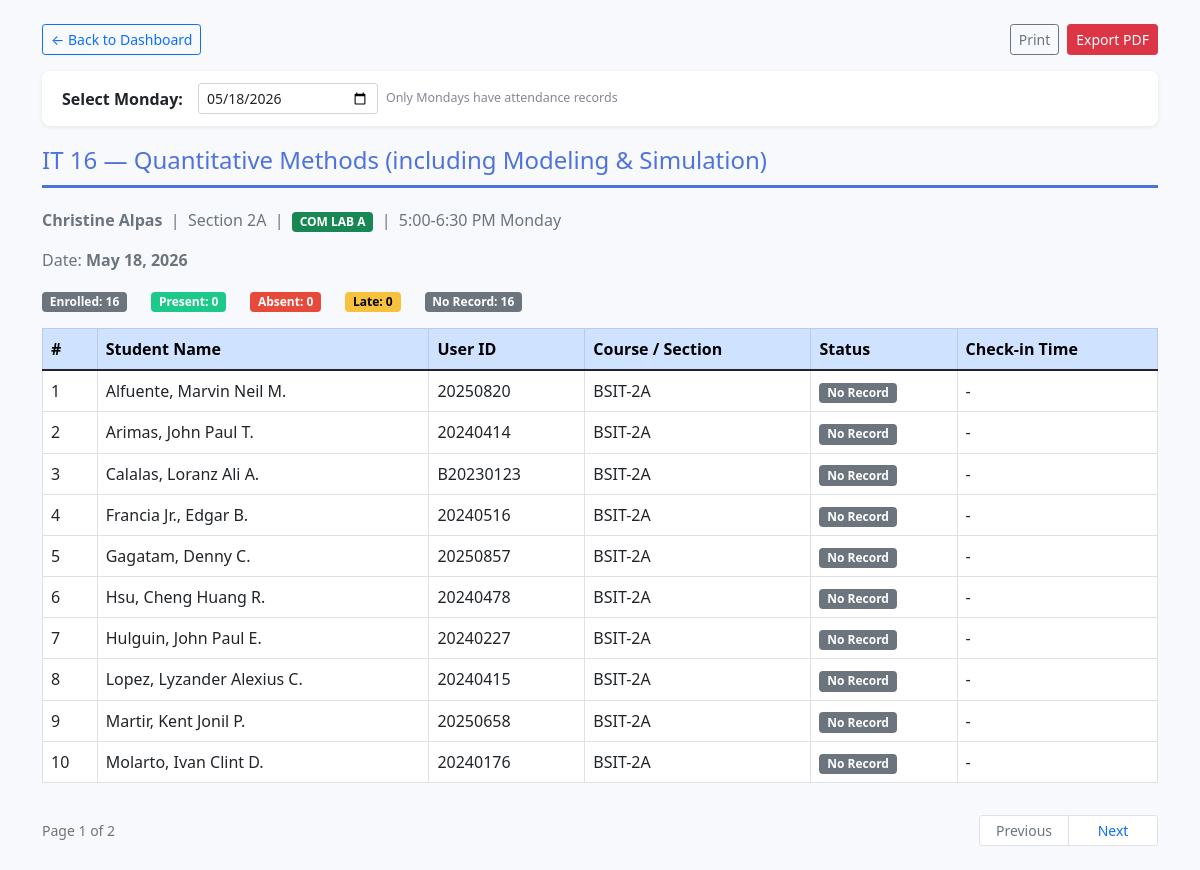
Page /reports.php?type=subject&subject_id=1&date=2026-05-18 on the committed database.
### tables this page shows
CREATE TABLE `subjects` (
  `subject_id` int(11) NOT NULL,
  `subject_code` varchar(20) NOT NULL,
  `subject_name` varchar(100) DEFAULT NULL,
  `teacher_name` varchar(100) DEFAULT NULL,
  `course` varchar(50) DEFAULT NULL,
  `section` varchar(10) DEFAULT NULL,
  `room` varchar(20) DEFAULT 'COM LAB A',
  `schedule` varchar(50) DEFAULT NULL
);

CREATE TABLE `student_data` (
  `id` int(11) NOT NULL,
  `g4_profile_id` int(11) NOT NULL,
  `user_id` varchar(20) NOT NULL,
  `name` varchar(100) DEFAULT NULL,
  `gender` varchar(10) DEFAULT NULL,
  `course` varchar(50) DEFAULT NULL,
  `section` varchar(10) DEFAULT NULL,
  `class_code` varchar(10) DEFAULT NULL,
  `contact` varchar(100) DEFAULT NULL,
  `email` varchar(100) DEFAULT NULL,
  `received_at` timestamp NOT NULL DEFAULT current_timestamp()
);

### reports.php (the view, shortened to what this page needs)
<?php
$db = new PDO('mysql:host=localhost;dbname=G6_reports_db;charset=utf8mb4', 'root', '');
$db->setAttribute(PDO::ATTR_ERRMODE, PDO::ERRMODE_EXCEPTION);
$db->setAttribute(PDO::ATTR_DEFAULT_FETCH_MODE, PDO::FETCH_ASSOC);
$type      = $_GET['type'] ?? 'daily';
$today     = date('Y-m-d');
$date      = $_GET['date'] ?? (date('N') == 1 ? $today : date('Y-m-d', strtotime('last monday')));
$subjectId = $_GET['subject_id'] ?? '';
$page    = max(1, (int)($_GET['page'] ?? 1));
$perPage = 10;
$offset  = ($page - 1) * $perPage;
function buildPageUrl($pageNumber) {
    $params = $_GET;
    $params['page'] = $pageNumber;
    return '?' . http_build_query($params);
}
function renderPagination($page, $totalPages) {
    echo '<div class="d-flex justify-content-between align-items-center mt-3 no-print">';
    echo '<small class="text-muted">Page ' . $page . ' of ' . $totalPages . '</small>';
    echo '<nav><ul class="pagination pagination-sm mb-0">';
    if ($page > 1) {
        echo '<li class="page-item"><a class="page-link" href="' . buildPageUrl($page - 1) . '">Previous</a></li>';
    } else {
        echo '<li class="page-item disabled"><span class="page-link">Previous</span></li>';
    }
    if ($page < $totalPages) {
        echo '<li class="page-item"><a class="page-link" href="' . buildPageUrl($page + 1) . '">Next</a></li>';
    } else {
        echo '<li class="page-item disabled"><span class="page-link">Next</span></li>';
    }
    echo '</ul></nav></div>';
}
?>
<!DOCTYPE html>
<html>
<head>
    <link href="https://cdn.jsdelivr.net/npm/bootstrap@5.1.3/dist/css/bootstrap.min.css" rel="stylesheet">
</head>
<body class="p-4">
<div class="container">
    <div class="d-flex justify-content-between align-items-center mb-3 no-print">
        <a href="index.php" class="btn btn-sm btn-outline-primary">&larr; Back to Dashboard</a>
        <div class="d-flex gap-2">
            <button onclick="printReport()" class="btn btn-sm btn-outline-secondary">Print</button>
            <button onclick="exportPDF()" class="btn btn-sm btn-danger">Export PDF</button>
        </div>
    </div>
    <div class="date-picker-bar no-print">
        <label class="fw-bold mb-0" style="white-space:nowrap;">Select Monday:</label>
        <form method="GET" class="d-flex align-items-center gap-2 flex-wrap">
            <input type="date" name="date" value="<?= htmlspecialchars($date) ?>"
                   class="form-control form-control-sm" style="width:180px;" onchange="this.form.submit()">
            <span class="monday-only-note">Only Mondays have attendance records</span>
        </form>
    </div>
    <?php
    if ($type === 'daily'):
        $countStmt = $db->prepare("
            SELECT COUNT(*)
            FROM attendance_data a
            LEFT JOIN student_data sd ON a.user_id = sd.user_id
            WHERE a.date = ?
        ");
        $countStmt->execute([$date]);
        $totalRows  = (int)$countStmt->fetchColumn();
        $totalPages = max(1, (int)ceil($totalRows / $perPage));
        if ($page > $totalPages) { $page = $totalPages; $offset = ($page - 1) * $perPage; }
        $rows = $db->prepare("
            SELECT sd.name, sd.course, sd.section, a.user_id, a.status, a.check_in
            FROM attendance_data a
            LEFT JOIN student_data sd ON a.user_id = sd.user_id
            WHERE a.date = :date
            ORDER BY sd.section, sd.name
            LIMIT :limit OFFSET :offset
        ");
        $rows->bindValue(':date', $date);
        $rows->bindValue(':limit', $perPage, PDO::PARAM_INT);
        $rows->bindValue(':offset', $offset, PDO::PARAM_INT);
        $rows->execute();
        $records = $rows->fetchAll();
        $totals = $db->prepare("
            SELECT COUNT(*) AS total,
                   SUM(status='Present') AS present,
                   SUM(status='Absent')  AS absent,
                   SUM(status='Late')    AS late
            FROM attendance_data
            WHERE date = ?
        ");
        $totals->execute([$date]);
        $t = $totals->fetch();
    ?>
        <h4 class="section-title">Monday Attendance &mdash; <?= date('F j, Y', strtotime($date)) ?></h4>
        <div class="row mb-3">
            <div class="col-auto"><span class="badge bg-secondary">Total: <?= $t['total'] ?? 0 ?></span></div>
            <div class="col-auto"><span class="badge badge-present">Present: <?= $t['present'] ?? 0 ?></span></div>
            <div class="col-auto"><span class="badge badge-absent">Absent: <?= $t['absent'] ?? 0 ?></span></div>
            <div class="col-auto"><span class="badge badge-late">Late: <?= $t['late'] ?? 0 ?></span></div>
        </div>
        <?php if (empty($records)): ?>
            <p class="no-data">No attendance records for this Monday.</p>
        <?php else: ?>
        <div class="table-responsive">
            <table class="table table-bordered table-hover bg-white" id="reportTable">
                <thead class="table-primary">
                    <tr><th>#</th><th>Student Name</th><th>User ID</th><th>Course</th><th>Section</th><th>Status</th><th>Check-in Time</th></tr>
                </thead>
                <tbody>
                    <?php foreach ($records as $i => $row):
                        $bc = match($row['status']) { 'Present'=>'badge-present','Absent'=>'badge-absent','Late'=>'badge-late',default=>'badge-excused' };
                    ?>
                    <tr>
                        <td><?= $offset + $i + 1 ?></td>
                        <td><?= htmlspecialchars($row['name'] ?? 'Unknown') ?></td>
                        <td><?= htmlspecialchars($row['user_id']) ?></td>
                        <td><?= htmlspecialchars($row['course'] ?? '-') ?></td>
                        <td><?= htmlspecialchars($row['section'] ?? '-') ?></td>
                        <td><span class="badge <?= $bc ?>"><?= htmlspecialchars($row['status']) ?></span></td>
                        <td><?= htmlspecialchars($row['check_in'] ?? '-') ?></td>
                    </tr>
                    <?php endforeach; ?>
                </tbody>
            </table>
        </div>
        <?php renderPagination($page, $totalPages); ?>
        <?php endif; ?>
    <?php
    elseif ($type === 'subject' && $subjectId):
        $sub = $db->prepare("SELECT subject_id, subject_code, subject_name, teacher_name, course, section, room, schedule FROM subjects WHERE subject_id = ?");
        $sub->execute([$subjectId]);
        $subject = $sub->fetch();
        $countStmt = $db->prepare("SELECT COUNT(*) FROM subject_enrollment WHERE subject_id = ?");
        $countStmt->execute([$subjectId]);
        $totalRows  = (int)$countStmt->fetchColumn();
        $totalPages = max(1, (int)ceil($totalRows / $perPage));
        $rows = $db->prepare("
            SELECT sd.name, sd.user_id, sd.course, sd.section, a.status, a.check_in
            FROM subject_enrollment se
            JOIN student_data sd ON se.user_id = sd.user_id
            LEFT JOIN attendance_data a ON a.user_id = se.user_id AND a.date = :date
            WHERE se.subject_id = :subject_id
            ORDER BY sd.name
            LIMIT :limit OFFSET :offset
        ");
        $rows->bindValue(':date', $date);
        $rows->bindValue(':subject_id', (int)$subjectId, PDO::PARAM_INT);
        $rows->bindValue(':limit', $perPage, PDO::PARAM_INT);
        $rows->bindValue(':offset', $offset, PDO::PARAM_INT);
        $rows->execute();
        $records = $rows->fetchAll();
        $summaryRows = $db->prepare("
            SELECT a.status
            FROM subject_enrollment se
            JOIN student_data sd ON se.user_id = sd.user_id
            LEFT JOIN attendance_data a ON a.user_id = se.user_id AND a.date = ?
            WHERE se.subject_id = ?
        ");
        $summaryRows->execute([$date, $subjectId]);
        $allSubjectRows = $summaryRows->fetchAll();
        $present = $absent = $late = $noRecord = 0;
        foreach ($allSubjectRows as $r) {
            $st = $r['status'] ?? 'No Record';
            if ($st === 'Present') $present++;
            elseif ($st === 'Absent') $absent++;
            elseif ($st === 'Late') $late++;
            else $noRecord++;
        }
    ?>
        <h4 class="section-title">
            <?= htmlspecialchars($subject['subject_code'] ?? '') ?> &mdash; <?= htmlspecialchars($subject['subject_name'] ?? '') ?>
        </h4>
        <?php if ($subject): ?>
        <p class="text-muted">
            <strong><?= htmlspecialchars($subject['teacher_name']) ?></strong>
            &nbsp;|&nbsp; Section <?= htmlspecialchars($subject['section']) ?>
            &nbsp;|&nbsp; <span class="badge bg-success"><?= htmlspecialchars($subject['room'] ?? 'COM LAB A') ?></span>
            &nbsp;|&nbsp; <?= htmlspecialchars($subject['schedule'] ?? 'Schedule not available') ?>
        </p>
        <p class="text-muted">Date: <strong><?= date('F j, Y', strtotime($date)) ?></strong></p>
        <div class="row mb-3">
            <div class="col-auto"><span class="badge bg-secondary">Enrolled: <?= count($allSubjectRows) ?></span></div>
            <div class="col-auto"><span class="badge badge-present">Present: <?= $present ?></span></div>
            <div class="col-auto"><span class="badge badge-absent">Absent: <?= $absent ?></span></div>
            <div class="col-auto"><span class="badge badge-late">Late: <?= $late ?></span></div>
            <div class="col-auto"><span class="badge bg-secondary">No Record: <?= $noRecord ?></span></div>
        </div>
        <?php endif; ?>
        <?php if (empty($records)): ?>
            <p class="no-data">No enrollment or attendance data for this subject yet.</p>
        <?php else: ?>
        <div class="table-responsive">
            <table class="table table-bordered table-hover bg-white" id="reportTable">
                <thead class="table-primary">
                    <tr><th>#</th><th>Student Name</th><th>User ID</th><th>Course / Section</th><th>Status</th><th>Check-in Time</th></tr>
                </thead>
                <tbody>
                    <?php foreach ($records as $i => $row):
                        $rowStatus = $row['status'] ?? 'No Record';
                        $bc = match($rowStatus) { 'Present'=>'badge-present','Absent'=>'badge-absent','Late'=>'badge-late','Excused'=>'badge-excused',default=>'bg-secondary' };
                    ?>
                    <tr>
                        <td><?= $offset + $i + 1 ?></td>
                        <td><?= htmlspecialchars($row['name']) ?></td>
                        <td><?= htmlspecialchars($row['user_id']) ?></td>
                        <td><?= htmlspecialchars($row['course']) ?>-<?= htmlspecialchars($row['section']) ?></td>
                        <td><span class="badge <?= $bc ?>"><?= htmlspecialchars($rowStatus) ?></span></td>
                        <td><?= htmlspecialchars($row['check_in'] ?? '-') ?></td>
                    </tr>
                    <?php endforeach; ?>
                </tbody>
            </table>
        </div>
        <?php renderPagination($page, $totalPages); ?>
        <?php endif; ?>
    <?php else: ?>
        <p class="no-data">Invalid report type. <a href="index.php">Go back to dashboard.</a></p>
    <?php endif; ?>
</div>
</body>
</html>

### reports.php (style rules this page uses)
body { background: #f8f9fc; }
.section-title { border-bottom: 3px solid #4e73df; padding-bottom: 10px; margin-bottom: 20px; color: #4e73df; }
.badge-present { background: #1cc88a; }
.badge-absent { background: #e74a3b; }
.badge-late { background: #f6c23e; color: #000; }
.date-picker-bar { background: white; border-radius: 8px; padding: 12px 20px; margin-bottom: 20px; box-shadow: 0 1px 4px rgba(0,0,0,0.08); display: flex; align-items: center; gap: 15px; flex-wrap: wrap; }
.monday-only-note { font-size: 0.78rem; color: #858796; }
.pagination .page-link { min-width: 90px; text-align: center; }

### rows in the picture
subjects: subject_code "IT 16", subject_name "Quantitative Methods (including Modeling & Simulation)", teacher_name "Christine Alpas", section "2A", room "COM LAB A", schedule "5:00-6:30 PM Monday"
student_data: i "1", name "Alfuente, Marvin Neil M.", user "20250820", course "BSIT", section "2A", rowStatus "No Record", check_in "-"
student_data: i "2", name "Arimas, John Paul T.", user "20240414", course "BSIT", section "2A", rowStatus "No Record", check_in "-"
student_data: i "3", name "Calalas, Loranz Ali A.", user "B20230123", course "BSIT", section "2A", rowStatus "No Record", check_in "-"
student_data: i "4", name "Francia Jr., Edgar B.", user "20240516", course "BSIT", section "2A", rowStatus "No Record", check_in "-"
student_data: i "5", name "Gagatam, Denny C.", user "20250857", course "BSIT", section "2A", rowStatus "No Record", check_in "-"
student_data: i "6", name "Hsu, Cheng Huang R.", user "20240478", course "BSIT", section "2A", rowStatus "No Record", check_in "-"
student_data: i "7", name "Hulguin, John Paul E.", user "20240227", course "BSIT", section "2A", rowStatus "No Record", check_in "-"
student_data: i "8", name "Lopez, Lyzander Alexius C.", user "20240415", course "BSIT", section "2A", rowStatus "No Record", check_in "-"
student_data: i "9", name "Martir, Kent Jonil P.", user "20250658", course "BSIT", section "2A", rowStatus "No Record", check_in "-"
student_data: i "10", name "Molarto, Ivan Clint D.", user "20240176", course "BSIT", section "2A", rowStatus "No Record", check_in "-"

### other values in the picture
date('F j, Y', strtotime($date)) "May 18, 2026"
count($allSubjectRows) "16"
$present "0"
$absent "0"
$late "0"
$noRecord "16"
$page "1"
$totalPages "2"
